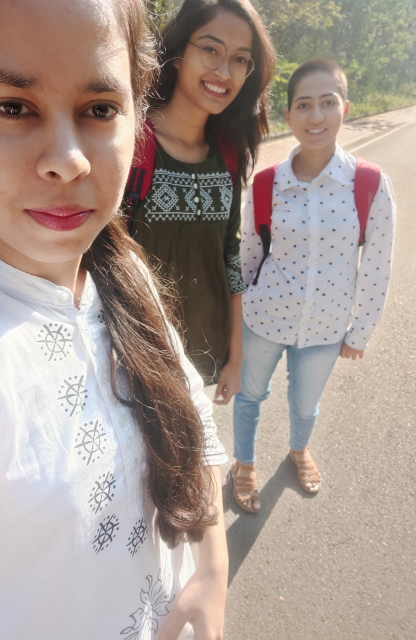
#> input picture Python/OpenCV/khaata.jpg, 832 x 1280 px, found by its file name (shown at 1/2 size)
$ python ImageOperations.py
#> lines starting #> are read from the running program, lines starting #| are printed output that depends on the picture
import cv2
import numpy

img = cv2.imread('/Users/newmac/Documents/GayatriBasude/Python/OpenCV/khaata.jpg',-1)
#> img is the input picture: shape (1280, 832, 3); mean B, G, R 145.2, 153.2, 168.5
img2=cv2.imread('/Users/newmac/Documents/GayatriBasude/Python/OpenCV/khaata.jpg',-1)
print(img.shape) #return no of tuple of rows,columns andchanneels
#| (1280, 832, 3)
print(img.size) #total no of pixels
#| 3194880
print(img.dtype) #img datatype
#| uint8
"""
(1280, 832, 3)
3194880
uint8
"""
b,g,r=cv2.split(img)
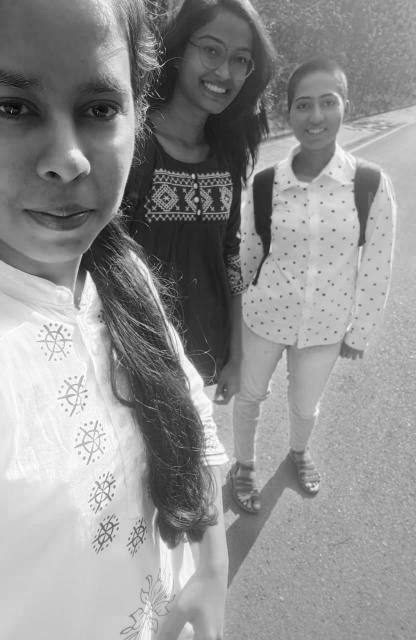
#> b: shape (1280, 832) (shown at 1/2 size); min 0, max 255, mean 145.2
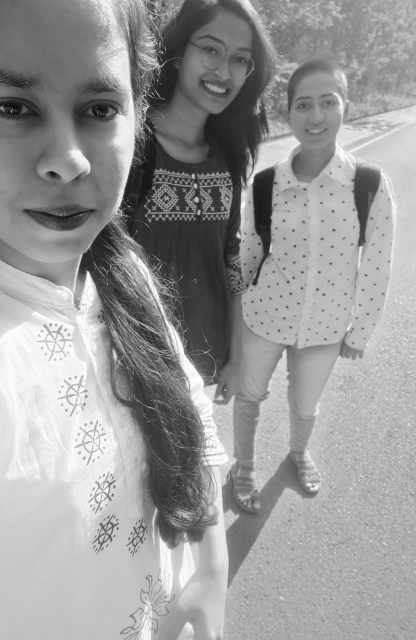
#> g: shape (1280, 832) (shown at 1/2 size); min 1, max 255, mean 153.2
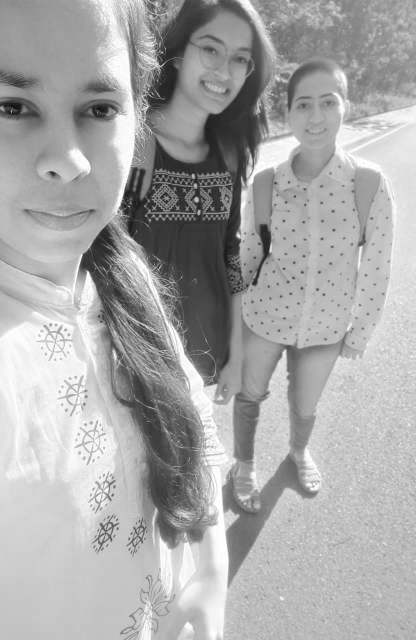
#> r: shape (1280, 832) (shown at 1/2 size); min 11, max 255, mean 168.5
img=cv2.merge((r,g,b))

part=img[100:300,400:500]
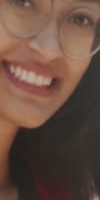
#> part: shape (200, 100, 3); mean R, G, B 104.1, 77.7, 65.5
img[400:600,600:700]=part
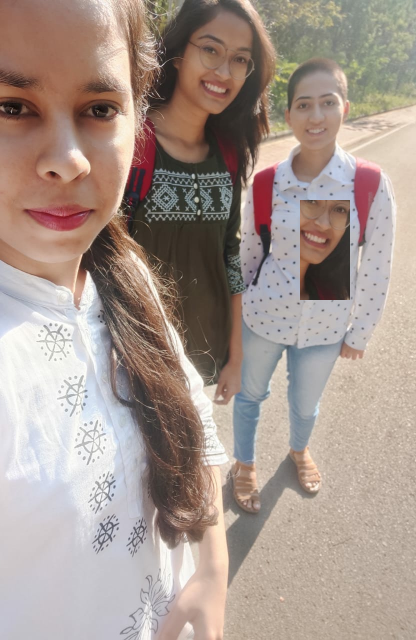
#> img: shape (1280, 832, 3) (shown at 1/2 size); mean R, G, B 167.1, 151.3, 142.8

# img=cv2.add(img,img2)
img=cv2.addWeighted(img,.8,img2,.2,0)


cv2.imshow('FrameTitle',img)
cv2.imwrite('/Users/newmac/Documents/GayatriBasude/Python/OpenCV/ImageOperations.jpg',img)
cv2.waitKey(0)
cv2.destroyAllWindows()
